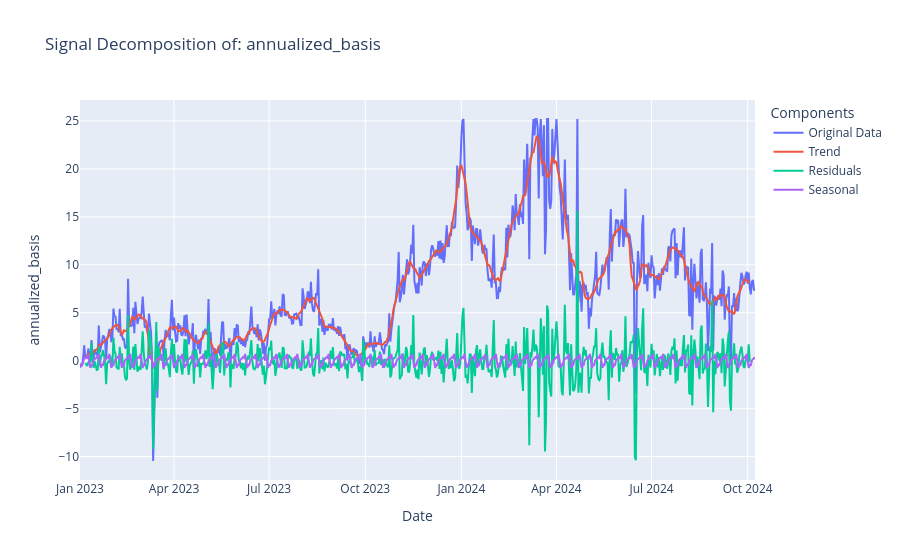

The notebook cell this image was saved under:
### Markdown cell above
### 4.4.2. Annualized Basis

### Code cell
annualized_basis = signal_decomp(
    cleaned_futures.historical_data["annualized_basis"], return_results=True
)

### Figure 1 — Plotly figure (JSON) as saved in the notebook; plotly's stock layout.template omitted (floating-point values rounded to 4 significant figures; data arrays with more than 128 entries replaced by an {"elided": "..."} marker saying what was removed)
{"data": [{"mode": "lines", "name": "Original Data", "type": "scatter", "x": {"elided": "647 str values"}, "y": {"elided": "647 float values"}}, {"mode": "lines", "name": "Trend", "type": "scatter", "x": {"elided": "647 str values"}, "y": {"elided": "647 float values"}}, {"mode": "lines", "name": "Residuals", "type": "scatter", "x": {"elided": "647 str values"}, "y": {"elided": "647 float values"}}, {"mode": "lines", "name": "Seasonal", "type": "scatter", "x": {"elided": "647 str values"}, "y": {"elided": "647 float values"}}], "layout": {"legend": {"title": {"text": "Components"}}, "showlegend": true, "title": {"text": "Signal Decomposition of: annualized_basis"}, "xaxis": {"anchor": "y", "domain": [0, 1], "title": {"text": "Date"}}, "yaxis": {"anchor": "x", "domain": [0, 1], "title": {"text": "annualized_basis"}}}}
